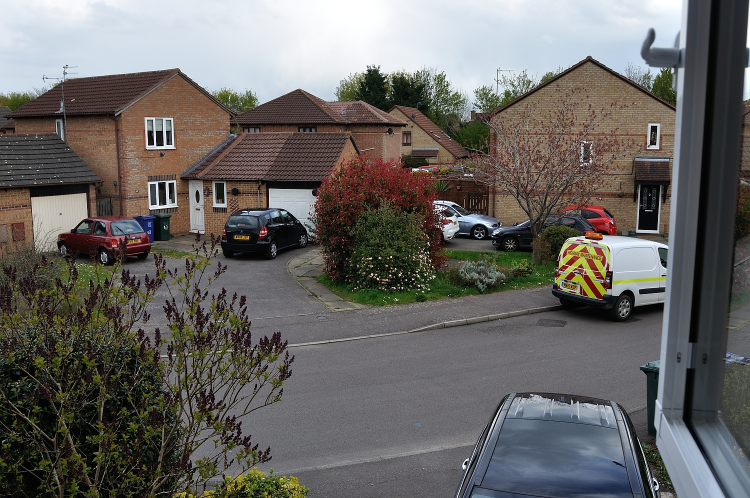
#> input picture scene1.jpg, 1500 x 996 px (shown at 1/2 size)
$ python main.py
#> lines starting #> are read from the running program, lines starting #| are printed output that depends on the picture
import cv2
import numpy as np
import math
from matplotlib import pyplot as plt
import time

def process_image(img: list) -> list:
    """
    Input: 3D list of pixels in RGB 0-255 format, where it's [channel][row][col]
    Output: 3D list of pixels in RGB 0-255 format, where it's [channel][row][col]
    """
    start_time = time.time()
    channels, rows, cols = len(img), len(img[0]), len(img[0][0])

    output = [[[0 for _ in range(cols)] for _ in range(rows)] for _ in range(channels)]

    # gaussian blur
    for c in range(channels):
        output[c] = gaussian_blur_2d(img[c], 3) # modify sigma here

    print("process_image took %s seconds" % (time.time() - start_time))
    return output


def gaussian_blur_2d(img: list, sigma: int) -> list:
    """
    Gaussian blur with only python lists
    """
    start_time = time.time()

    euler = 2.7182818284590452353602874713527
    kernel = []
    kernel_size = 4 * sigma + 1
    center = kernel_size // 2
    for i in range(kernel_size):
        row = []
        for j in range(kernel_size):
            x = i - center
            y = j - center
            if sigma == 0:
                row.append(1)
            else:
                row.append((1 / (2 * math.pi * sigma**2)) * euler**(-(x**2 + y**2) / (2 * sigma**2)))
        kernel.append(row)

    img = convolution_2d(img, kernel)

    print("gaussian_blur_2d took %s seconds" % (time.time() - start_time))
    return img


def convolution_2d(img: list, kernel: list) -> list:
    """
    2D convolution with only python lists
    """
    start_time = time.time()

    image_height = len(img)
    image_width = len(img[0])
    kernel_height = len(kernel)
    kernel_width = len(kernel[0])
    kernel_center = kernel_height // 2
    output = [[0 for _ in range(image_width - kernel_width + 1)] for _ in range(image_height - kernel_height + 1)]
    kernel_sum = sum(map(sum, kernel))

    for i in range(image_height - kernel_height + 1):
        for j in range(image_width - kernel_width + 1):
            for m in range(kernel_height):
                for n in range(kernel_width):
                    ii = i + m - kernel_center
                    jj = j + n - kernel_center
                    output[i][j] += img[ii][jj] * kernel[m][n]
    for i in range(len(output)):
        for j in range(len(output[0])):
            output[i][j] /= kernel_sum

    print("convolution_2d took %s seconds" % (time.time() - start_time))
    return output


def main():
    """
    Wrapper function for converting from file to list and back to matplotlib display
    Uses library functions to read and display image
    """
    img_np = cv2.imread('scene1.jpg')
#> img_np is the input picture: shape (996, 1500, 3); mean B, G, R 99.6, 102.3, 104.6
    img_np = cv2.cvtColor(img_np, cv2.COLOR_BGR2RGB)

    # resize image to max_size on either side by blurring then resizing
    max_size = 300
    if img_np.shape[0] > max_size or img_np.shape[1] > max_size:
        if img_np.shape[0] > img_np.shape[1]:
            img_np = cv2.resize(img_np, (max_size, int(img_np.shape[0] * max_size / img_np.shape[1])))
        else:
            img_np = cv2.resize(img_np, (int(img_np.shape[1] * max_size / img_np.shape[0]), max_size))
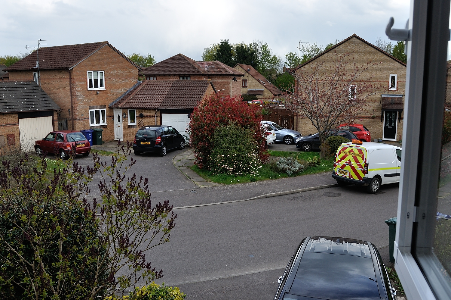
#> img_np: shape (300, 451, 3); mean R, G, B 104.5, 102.2, 99.5

    # convert to python list
    img_np = np.transpose(img_np, (2, 0, 1))
    img = img_np.tolist()
#> img = 3 items

    # process image
    img = process_image(img)
#> in process_image, `channels, rows, cols = len(img), len(img[0]), len(img[0][0])`: channels = 3; rows = 300; cols = 451
#> after the loop in process_image, `for c in range(channels):`: output = 3 items

    # display image
    img_np = np.transpose(img, (1, 2, 0))
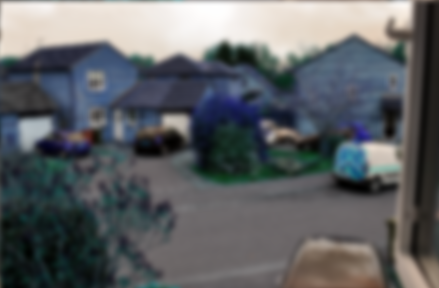
#> img_np: shape (288, 439, 3) float64; mean of channels 0, 1, 2 106.2, 103.6, 100.7; drawn with min black and max white
    img_np = np.array(img_np).astype(np.uint8)
    plt.subplot(1, 1, 1)
    plt.imshow(img_np)
    plt.show()


if __name__ == '__main__':
    main()
